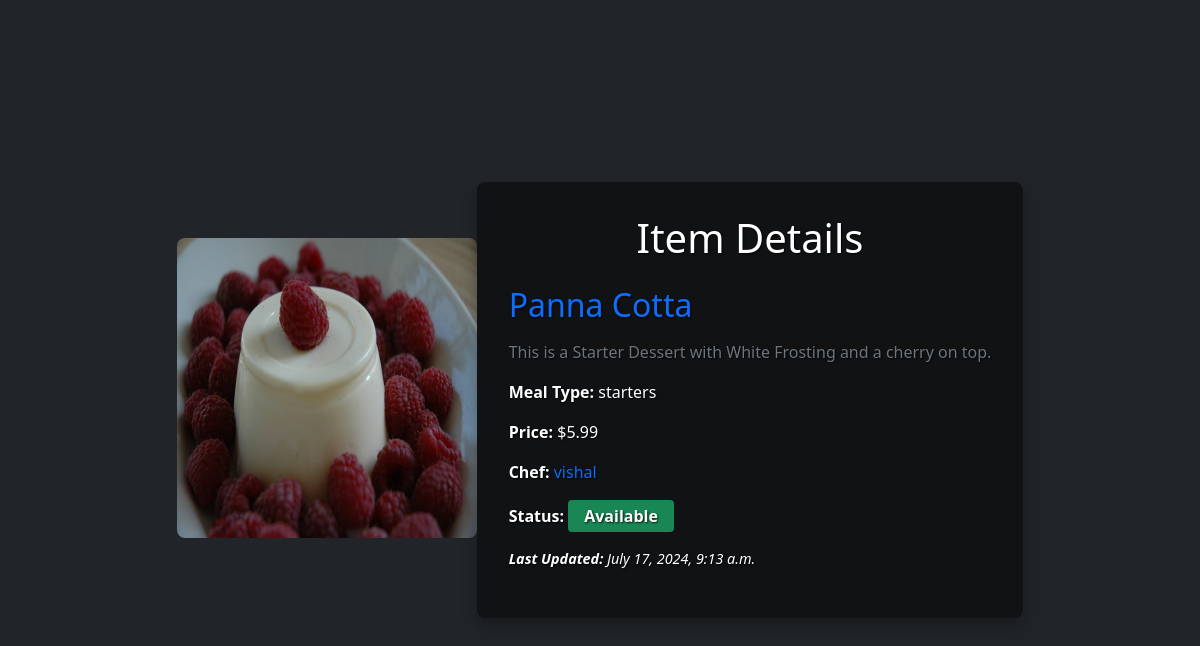
Screenshot of /item/4 with the database file from the repository.
### restaurant_menu/models.py (models this page shows, shortened)
class Item(models.Model):
    meal = models.CharField(max_length=100,unique=True)
    description = models.CharField(max_length=1000)
    price = models.DecimalField(decimal_places=2,max_digits=10)
    meal_type=models.CharField(choices=MEAL_TYPE,max_length=200)
    image = models.ImageField(blank=True,upload_to='images/')
    chef=models.ForeignKey(User,on_delete=models.PROTECT)
    status=models.IntegerField(choices=STATUS,default=0)
    date_created=models.DateTimeField(auto_now_add=True)
    date_updated=models.DateTimeField(auto_now=True)

### restaurant_menu/views.py (the view)
# urls.py: path('item/<int:pk>',MenuItemDetail.as_view(),name='menu_item')
class MenuItemDetail(generic.DetailView):
    model=Item
    template_name='menu_item_detail.html'

### restaurant_menu/templates/menu_item_detail.html (shortened to what this page needs)
<!DOCTYPE html>
<html lang="en">
  <head>
    <link
      href="https://cdn.jsdelivr.net/npm/bootstrap@5.1.3/dist/css/bootstrap.min.css"
      rel="stylesheet"
    />
  </head>
  <body class="bg-dark">
    <div class="container container-custom">
      <img
        src="{{ item.image.url }}"
        alt="{{ item.meal }}"
        class="item-image"
      />
      <div class="item-details">
        <h1 class="text-center mb-4">Item Details</h1>
        <h2 class="text-primary">{{ item.meal }}</h2>
        <p class="text-muted">{{ item.description }}</p>
        <p><strong>Meal Type:</strong> {{ item.meal_type }}</p>
        <p><strong>Price:</strong> ${{ item.price }}</p>
        <p>
          <strong>Chef:</strong>
          <span class="text-primary">{{ item.chef }}</span>
        </p>
        <p>
          <strong>Status:</strong>
          {% if item.status == 1 %}
          <span class="badge badge-status bg-success">Available</span>
          {% else %}
          <span class="badge badge-status bg-danger">Unavailable</span>
          {% endif %}
        </p>
        <p class="last-updated">
          <strong>Last Updated:</strong> {{ item.date_updated }}
        </p>
      </div>
    </div>
  </body>
</html>

### restaurant_menu/templates/menu_item_detail.html (style rules this page uses)
.container-custom { position: relative; min-height: 100vh; display: flex; align-items: center; justify-content: center; color: white; text-shadow: 1px 1px 2px rgba(0, 0, 0, 0.8); }
.item-image { max-width: 300px; height: 300px; border-radius: 0.5rem; margin-bottom: 1.5rem; }
.item-details { background: rgba(0, 0, 0, 0.5); padding: 2rem; border-radius: 0.5rem; box-shadow: 0 0.5rem 1rem rgba(0, 0, 0, 0.3); }
.item-details h1, .item-details h2, .item-details p { margin-bottom: 1rem; }
.item-details .badge-status { font-size: 1rem; padding: 0.5rem 1rem; }
.item-details .last-updated { font-style: italic; font-size: 0.9rem; }

### rows the page displays
Item: image (picture), meal "Panna Cotta", description "This is a Starter Dessert with White Frosting and a cherry on top.", meal_type "starters", price "5.99", chef "vishal", date_updated "July 17, 2024, 9:13 a.m."
